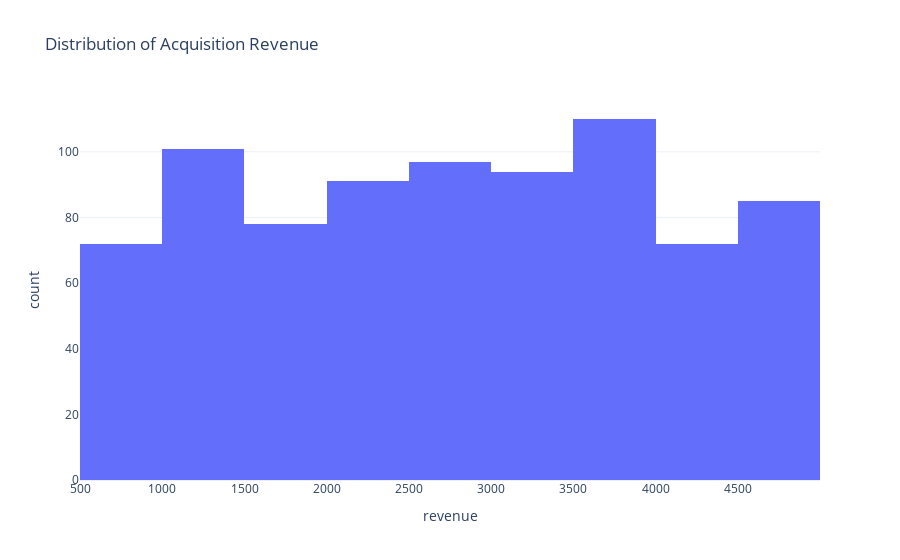

Write notebook code for a chart like this one.
### Code cell
fig=px.histogram(df, x ='revenue', nbins=15,
                title = 'Distribution of Acquisition Revenue')
fig.show()

### Figure 1 — Plotly figure (JSON) as saved in the notebook; plotly's stock layout.template omitted (floating-point values rounded to 4 significant figures; data arrays with more than 128 entries replaced by an {"elided": "..."} marker saying what was removed)
{"data": [{"alignmentgroup": "True", "bingroup": "x", "hovertemplate": "revenue=%{x}<br>count=%{y}<extra></extra>", "legendgroup": "", "marker": {"color": "#636efa", "pattern": {"shape": ""}}, "name": "", "nbinsx": 15, "offsetgroup": "", "orientation": "v", "showlegend": false, "type": "histogram", "x": {"elided": "800 int values"}, "xaxis": "x", "yaxis": "y"}], "layout": {"barmode": "relative", "legend": {"tracegroupgap": 0}, "title": {"text": "Distribution of Acquisition Revenue"}, "xaxis": {"anchor": "y", "domain": [0, 1], "title": {"text": "revenue"}}, "yaxis": {"anchor": "x", "domain": [0, 1], "title": {"text": "count"}}}}
